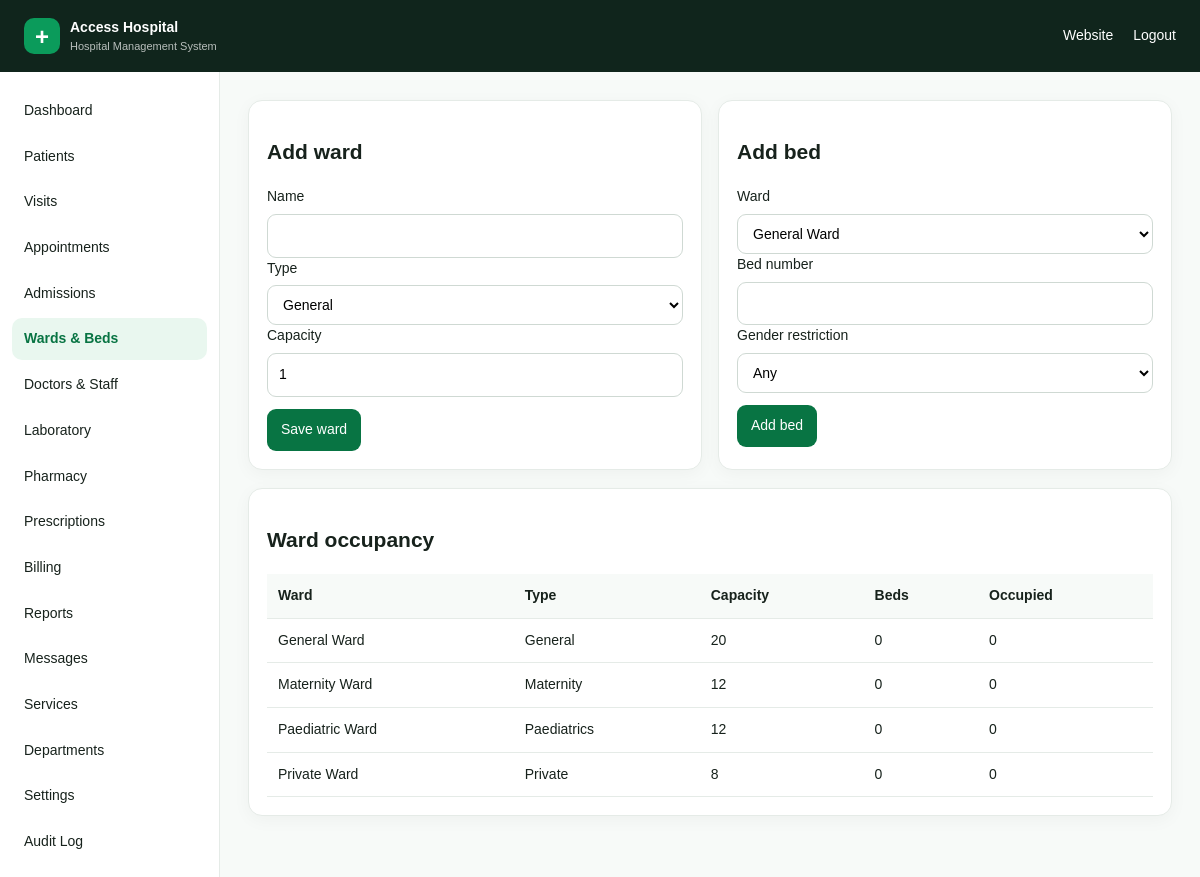
Page /admin/wards.php (signed in) on the committed database.
### tables this page shows
CREATE TABLE wards(id INT UNSIGNED AUTO_INCREMENT PRIMARY KEY,name VARCHAR(100) NOT NULL,type ENUM('General','Private','Maternity','Paediatrics','ICU','Other') NOT NULL DEFAULT 'General',capacity INT UNSIGNED NOT NULL DEFAULT 0,active TINYINT(1) NOT NULL DEFAULT 1);

### config/config.php (called while the page is built, shortened)
<?php
function e(?string $v):string{return htmlspecialchars($v??'',ENT_QUOTES,'UTF-8');}

### admin/wards.php (the view)
<?php require_once __DIR__.'/auth.php';require_admin();require_once __DIR__.'/../includes/admin_layout.php';$pdo=db();if($_SERVER['REQUEST_METHOD']==='POST'){verify_csrf();if(($_POST['form']??'')==='ward'){$s=$pdo->prepare('INSERT INTO wards(name,type,capacity) VALUES(?,?,?)');$s->execute([trim($_POST['name']),$_POST['type'],(int)$_POST['capacity']]);flash('Ward created.');}else{$s=$pdo->prepare('INSERT INTO beds(ward_id,bed_no,gender_restriction,status) VALUES(?,?,?,"Available")');$s->execute([(int)$_POST['ward_id'],trim($_POST['bed_no']),$_POST['gender_restriction']]);flash('Bed added.');}redirect('wards.php');}$wards=$pdo->query('SELECT w.*,COUNT(b.id) bed_count,SUM(b.status="Occupied") occupied FROM wards w LEFT JOIN beds b ON b.ward_id=w.id GROUP BY w.id ORDER BY w.name')->fetchAll();admin_header('Wards & Beds','wards.php');?><div class="grid"><div class="card"><h2>Add ward</h2><form method="post"><?=csrf_field()?><input type="hidden" name="form" value="ward"><div class="field"><label>Name</label><input name="name" required></div><div class="field"><label>Type</label><select name="type"><option>General</option><option>Private</option><option>Maternity</option><option>Paediatrics</option><option>ICU</option><option>Other</option></select></div><div class="field"><label>Capacity</label><input type="number" name="capacity" min="0" value="1"></div><button style="margin-top:12px">Save ward</button></form></div><div class="card"><h2>Add bed</h2><form method="post"><?=csrf_field()?><input type="hidden" name="form" value="bed"><div class="field"><label>Ward</label><select name="ward_id" required><?php foreach($wards as $w):?><option value="<?=$w['id']?>"><?=e($w['name'])?></option><?php endforeach;?></select></div><div class="field"><label>Bed number</label><input name="bed_no" required></div><div class="field"><label>Gender restriction</label><select name="gender_restriction"><option>Any</option><option>Male</option><option>Female</option></select></div><button style="margin-top:12px">Add bed</button></form></div></div><div class="card" style="margin-top:18px"><h2>Ward occupancy</h2><table class="table"><tr><th>Ward</th><th>Type</th><th>Capacity</th><th>Beds</th><th>Occupied</th></tr><?php foreach($wards as $w):?><tr><td><?=e($w['name'])?></td><td><?=e($w['type'])?></td><td><?=e($w['capacity'])?></td><td><?=e($w['bed_count'])?></td><td><?=e($w['occupied']??0)?></td></tr><?php endforeach;?></table></div><?php admin_footer();

### assets/css/admin.css (style rules this page uses)
:root { --green:#087443;--green2:#0b9b5b;--dark:#10251c;--cream:#f7faf8;--text:#17221c;--muted:#6c7972;--line:#e5ebe7;--white:#fff;--danger:#b42318;--warning:#9a6700 }
* { box-sizing:border-box }
body { margin:0;font:14px/1.55 Arial,sans-serif;background:var(--cream);color:var(--text) }
.grid { display:grid;grid-template-columns:repeat(auto-fit,minmax(180px,1fr));gap:16px }
.card { background:#fff;border:1px solid var(--line);border-radius:14px;padding:18px;box-shadow:0 4px 18px rgba(16,37,28,.04) }
.field { display:flex;flex-direction:column;gap:6px }
input,select,textarea { width:100%;padding:10px 11px;border:1px solid #cfd9d3;border-radius:9px;background:#fff;font:inherit }
button,.btn { display:inline-block;border:0;border-radius:9px;padding:10px 14px;cursor:pointer;font:inherit;background:var(--green);color:#fff }
.table { width:100%;border-collapse:collapse;background:#fff }
.table th,.table td { padding:11px;border-bottom:1px solid var(--line);text-align:left;vertical-align:top }
.table th { background:#f7faf8 }

### rows in the picture
wards: name "General Ward", type "General", capacity "20", bed_count "0", occupied "0"
wards: name "Maternity Ward", type "Maternity", capacity "12", bed_count "0", occupied "0"
wards: name "Paediatric Ward", type "Paediatrics", capacity "12", bed_count "0", occupied "0"
wards: name "Private Ward", type "Private", capacity "8", bed_count "0", occupied "0"

### other values in the picture
$n "Dashboard"
$n "Patients"
$n "Visits"
$n "Appointments"
$n "Admissions"
$n "Wards & Beds"
$n "Doctors & Staff"
$n "Laboratory"
$n "Pharmacy"
$n "Prescriptions"
$n "Billing"
$n "Reports"
$n "Messages"
$n "Services"
$n "Departments"
